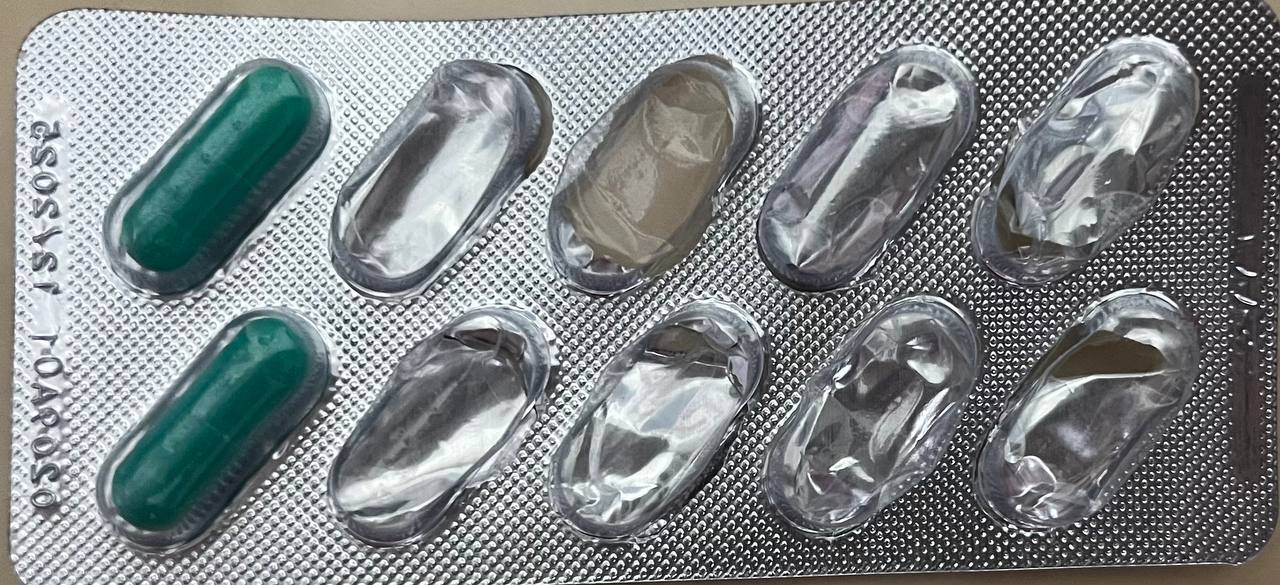
#> input picture TashkhisGhors/Ghors (4).jpg, 1280 x 585 px
$ python TashkhisGhors01.py
#> lines starting #> are read from the running program, lines starting #| are printed output that depends on the picture; after the words box and inside, x2 and y2 are one past the last pixel; in counts of white or black regions, pixels touching at a corner belong together
import cv2
import numpy as np

MIN_AREA = 2500
MAX_AREA = 9000
ASPECT_RATIO_MIN = 1.2
ASPECT_RATIO_MAX = 2.5
INTENSITY_THRESHOLD = 160

image = cv2.imread("Ghors (4).jpg")
#> image is the input picture: shape (585, 1280, 3); mean B, G, R 135.6, 133.8, 128
if image is None:
    print("Error: Image not found!")
    exit()

orig = image.copy()

gray = cv2.cvtColor(image, cv2.COLOR_BGR2GRAY)
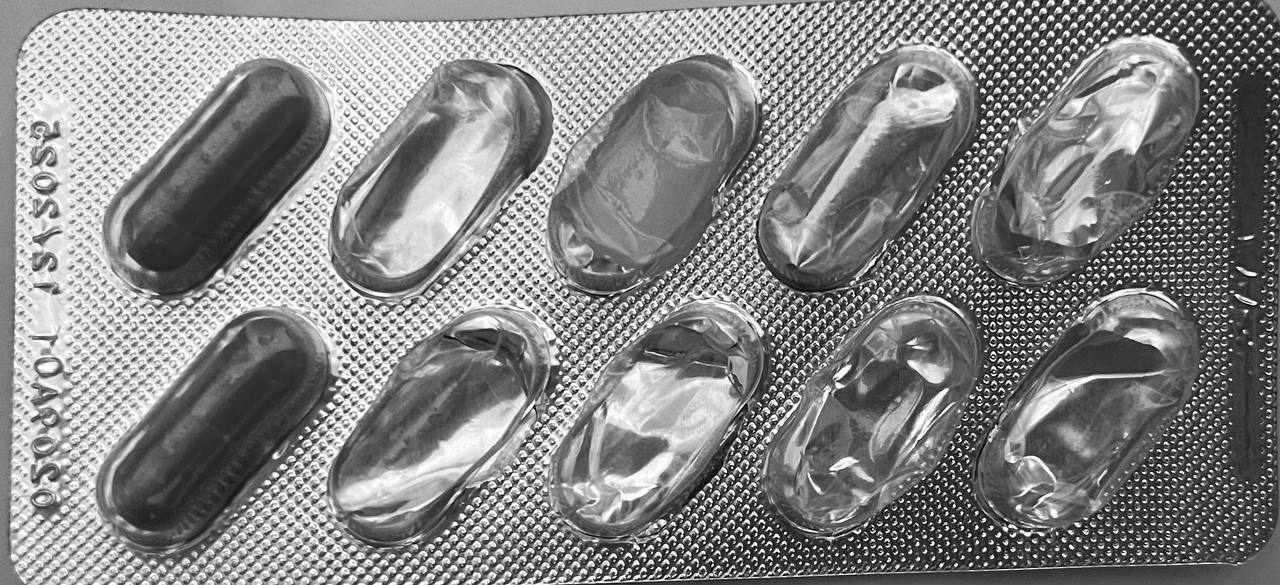
#> gray: shape (585, 1280); min 0, max 255, mean 132.3
blur = cv2.GaussianBlur(gray, (5, 5), 0)

thresh = cv2.adaptiveThreshold(
    blur, 255,
    cv2.ADAPTIVE_THRESH_GAUSSIAN_C,
    cv2.THRESH_BINARY_INV,
    11, 2
)
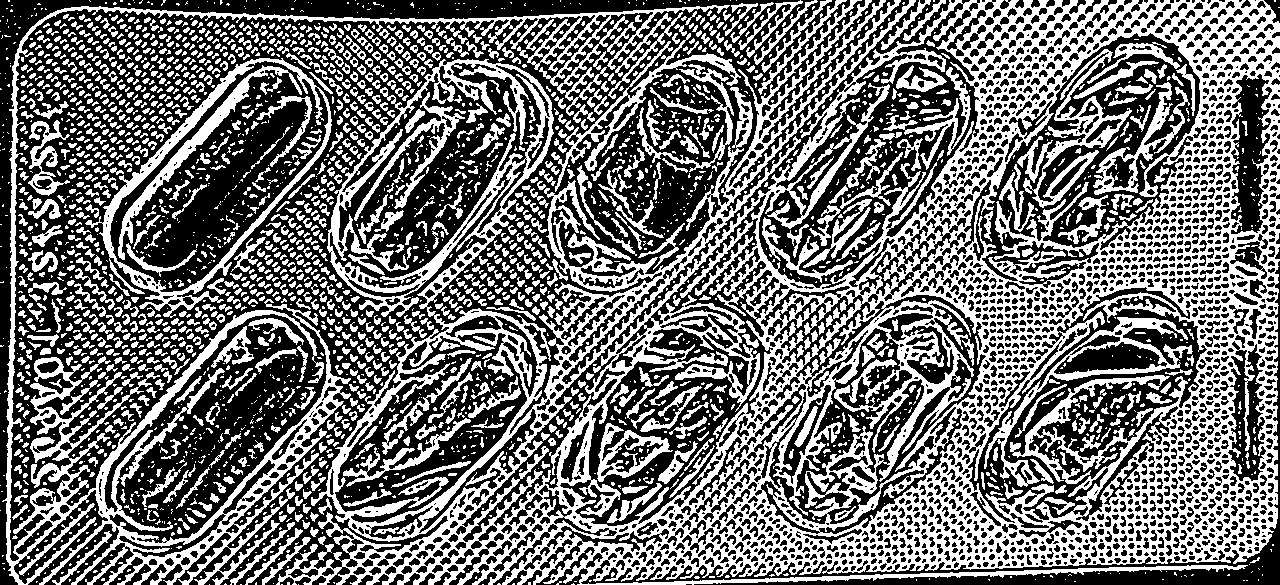
#> thresh: shape (585, 1280); 43.7% white; 3058 white regions (1841 under 20 px)

contours, _ = cv2.findContours(
    thresh,
    cv2.RETR_EXTERNAL,
    cv2.CHAIN_APPROX_SIMPLE
)
#> contours = 2068 contours, 1431 with area under 20; largest, box (x1, y1, x2, y2) and area: (276, 0, 1280, 585) 423882, (85, 58, 332, 318) 31498, (2, 5, 730, 585) 25969, (551, 33, 741, 192) 2334, (28, 120, 70, 196) 1080

count = 0

for cnt in contours:
    area = cv2.contourArea(cnt)
    if area < MIN_AREA or area > MAX_AREA:
        continue

    x, y, w, h = cv2.boundingRect(cnt)
    if min(w, h) == 0:
        continue

    aspect_ratio = max(w, h) / min(w, h)

    if ASPECT_RATIO_MIN < aspect_ratio < ASPECT_RATIO_MAX:
        mask = np.zeros(gray.shape, dtype="uint8")
        cv2.drawContours(mask, [cnt], -1, 255, -1)

        mean_intensity = cv2.mean(gray, mask=mask)[0]

        if mean_intensity < INTENSITY_THRESHOLD:
            count += 1
            cv2.rectangle(orig, (x, y), (x+w, y+h), (0, 255, 0), 2)
#> this loop made 2068 passes
#> (cnt, area) on passes 1 to 3: ([[482, 584], [483, 584]], 0), ([[298, 584]], 0), ([[281, 584], [282, 584]], 0)
#> after the loop, count = 0

cv2.putText(orig, f"Pill Count: {count}",
            (20, 40),
            cv2.FONT_HERSHEY_SIMPLEX, 1, (0, 0, 255), 2)
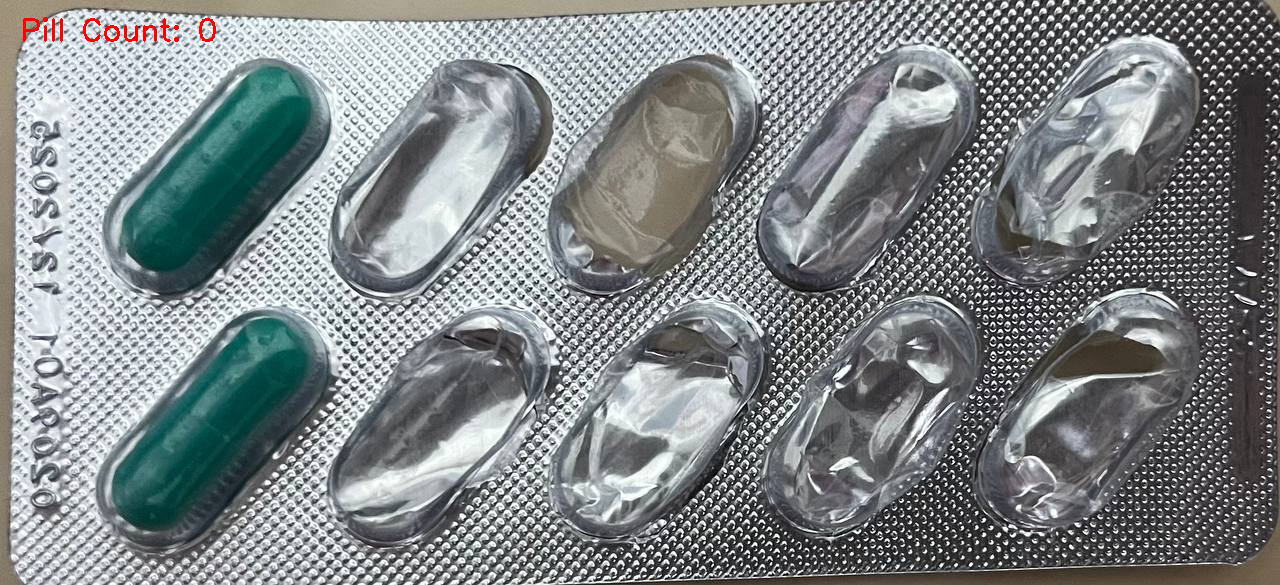
#> orig: shape (585, 1280, 3); 0.16% of pixels changed, all inside (x1, y1, x2, y2) = (23, 17, 216, 42)

cv2.imshow("Pill Counter", orig)
cv2.waitKey(0)
cv2.destroyAllWindows()

$ run again, with TashkhisGhors/Ghors (1).jpg copied over TashkhisGhors/Ghors (4).jpg
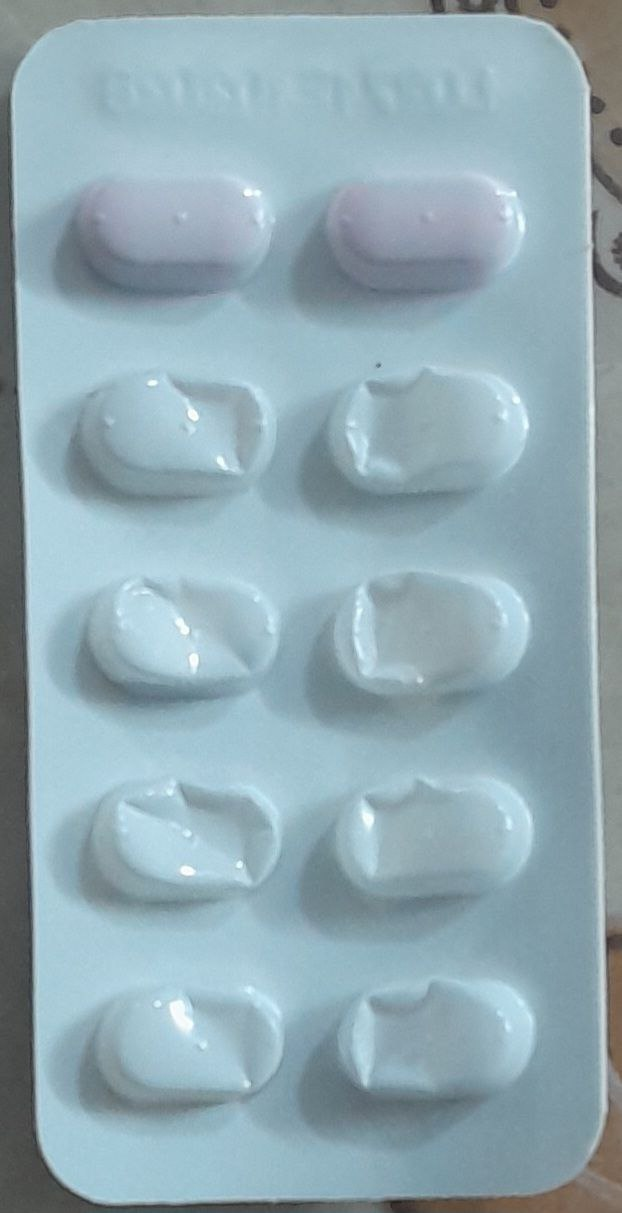
#> input picture TashkhisGhors/Ghors (1).jpg, 622 x 1213 px
#> image is the input picture: shape (1213, 622, 3); mean B, G, R 179.2, 169.8, 145
#> `thresh = cv2.adaptiveThreshold( blur, 255, cv2.ADAPTIVE_THRESH_GAUSSIA..`:
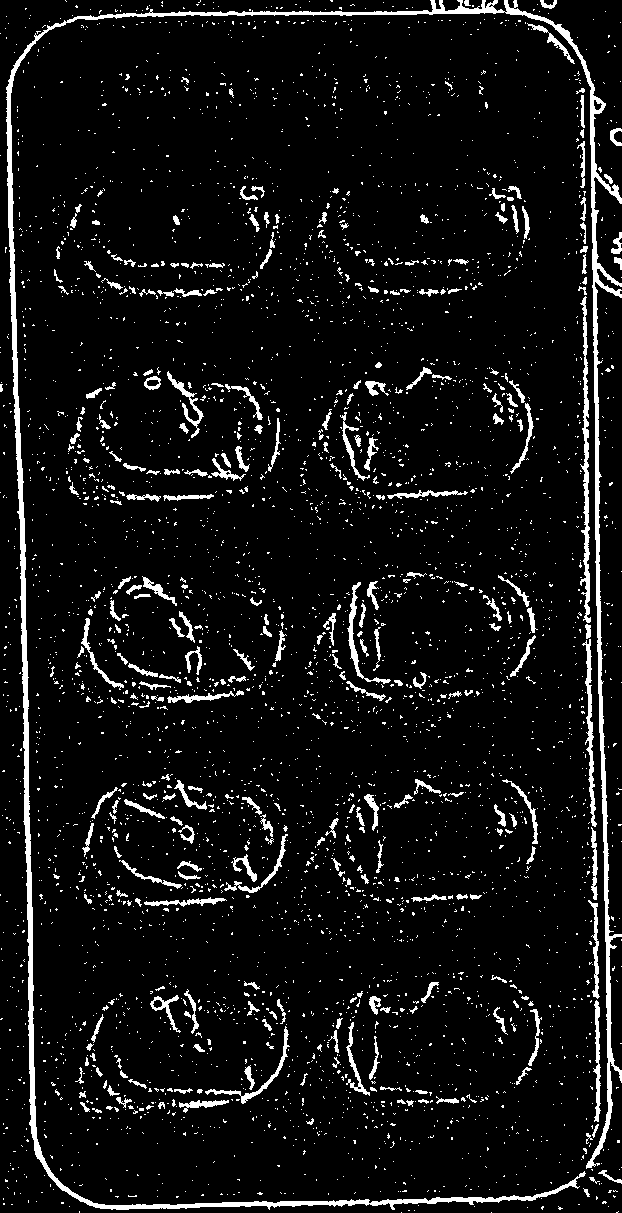
#> thresh: shape (1213, 622); 7.1% white; 4131 white regions (3817 under 20 px)
#> contours = 4131 contours, 3935 with area under 20; largest, box (x1, y1, x2, y2) and area: (6, 0, 622, 1210) 12696, (580, 296, 591, 623) 1010, (582, 639, 597, 827) 586, (347, 582, 391, 684) 398, (205, 1026, 290, 1104) 368
#> the loop `for cnt in contours:` made 4131 passes
#> (cnt, area) on passes 1 to 3: ([[491, 1212]], 0), ([[401, 1212]], 0), ([[618, 1211], [617, 1212], [616, 1212], [617, 1212]], 0)
#> after the loop `for cnt in contours:`: count = 0
#> `cv2.putText(orig, f"Pill Count: {count}", (20, 40), cv2.FONT_HERSHEY_S..`:
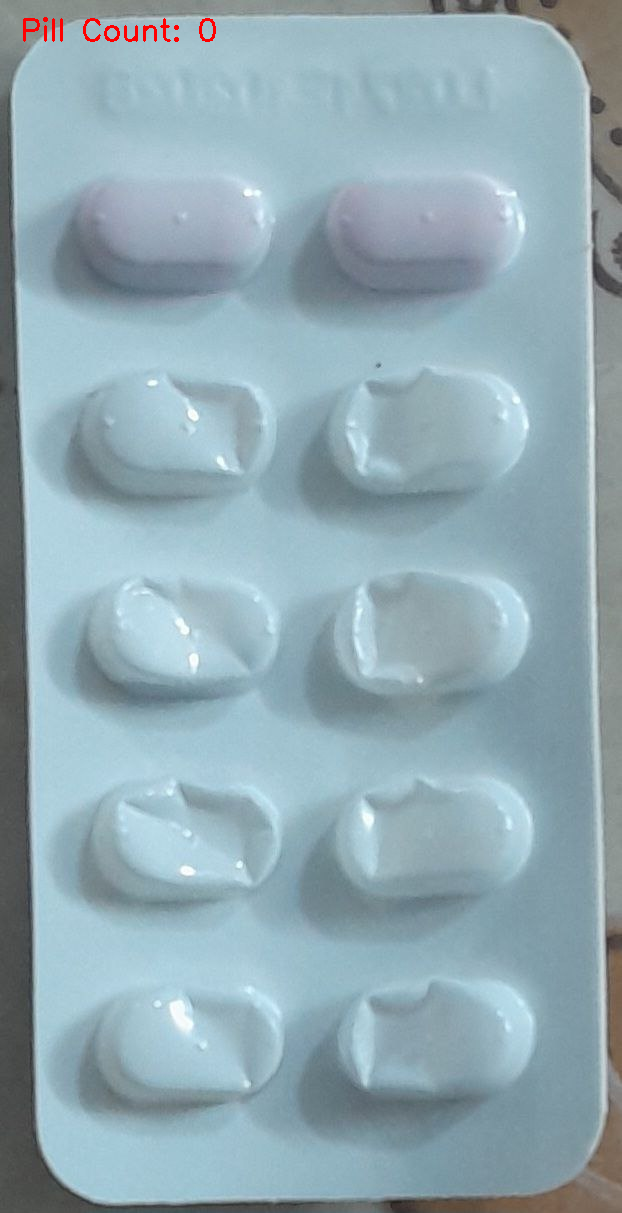
#> orig: shape (1213, 622, 3); 0.16% of pixels changed, all inside (x1, y1, x2, y2) = (23, 17, 216, 42)

$ run again, with TashkhisGhors/Ghors (10).jpg copied over TashkhisGhors/Ghors (4).jpg
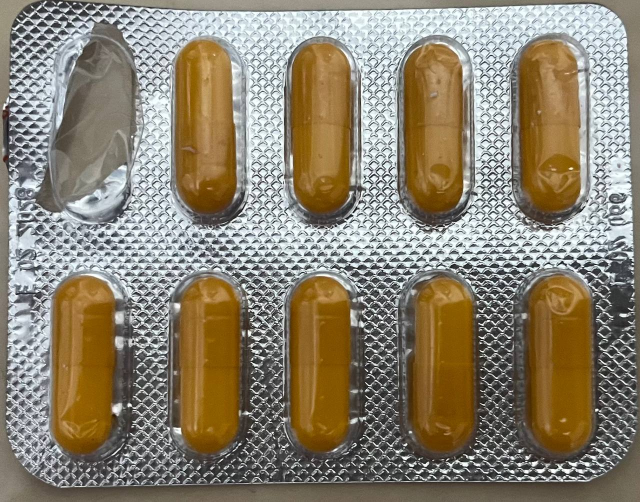
#> input picture TashkhisGhors/Ghors (10).jpg, 1280 x 1003 px (shown at 1/2 size)
#> image is the input picture: shape (1003, 1280, 3); mean B, G, R 112.5, 131, 140.4
#> `thresh = cv2.adaptiveThreshold( blur, 255, cv2.ADAPTIVE_THRESH_GAUSSIA..`:
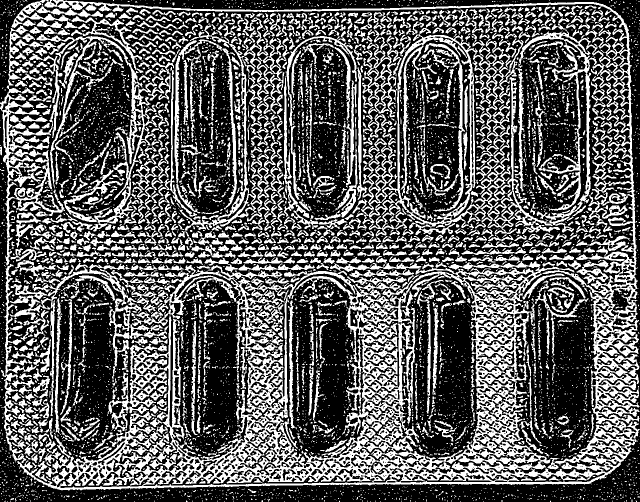
#> thresh: shape (1003, 1280) (shown at 1/2 size); 36% white; 6929 white regions (5592 under 20 px)
#> contours = 5307 contours, 4433 with area under 20; largest, box (x1, y1, x2, y2) and area: (35, 0, 1280, 981) 461757, (358, 51, 579, 461) 14178, (73, 68, 333, 464) 10928, (0, 51, 130, 476) 10620, (724, 71, 803, 235) 5482
#> the loop `for cnt in contours:` made 5307 passes
#> (area, x, y, w, h, aspect_ratio, mean_intensity, count) on passes 1946, 1983: (4240, 200, 538, 126, 226, 1.79, 100.4, 1), (4488, 19, 526, 231, 306, 1.32, 124.3, 2)
#> after the loop `for cnt in contours:`: count = 3
#> `cv2.putText(orig, f"Pill Count: {count}", (20, 40), cv2.FONT_HERSHEY_S..`:
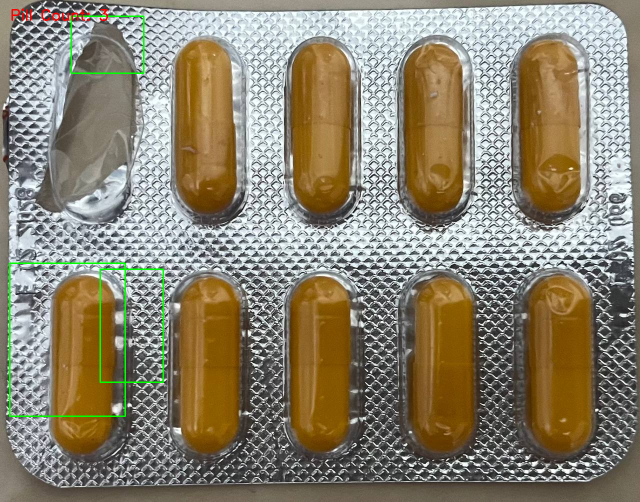
#> orig: shape (1003, 1280, 3) (shown at 1/2 size); mean B, G, R 111.7, 131.5, 139.8

$ run again, with TashkhisGhors/Ghors (11).jpg copied over TashkhisGhors/Ghors (4).jpg
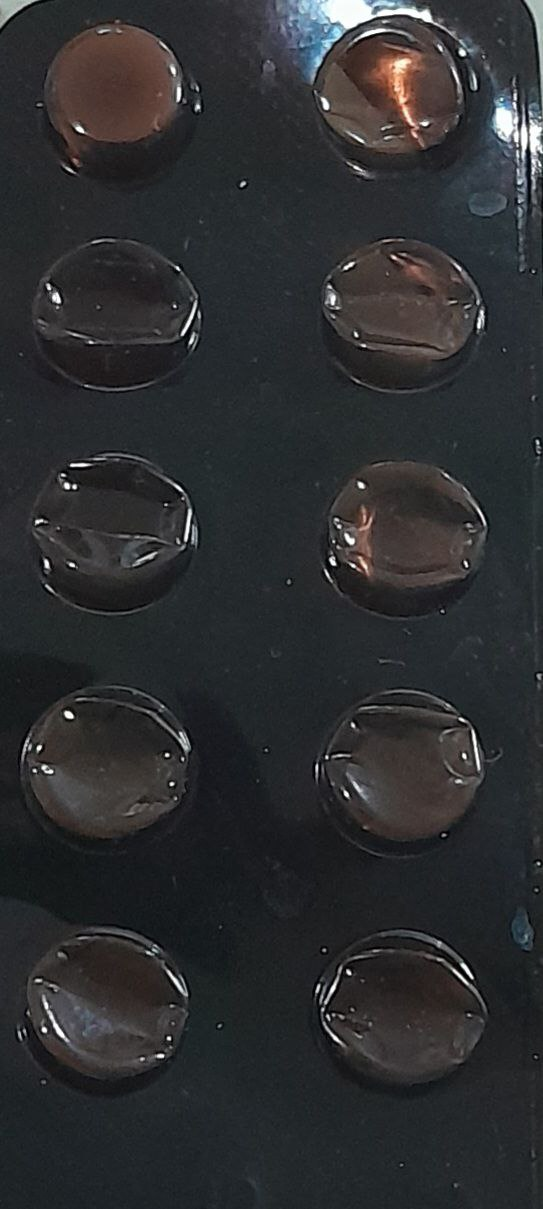
#> input picture TashkhisGhors/Ghors (11).jpg, 543 x 1209 px
#> image is the input picture: shape (1209, 543, 3); mean B, G, R 48.3, 46.3, 45.3
#> `thresh = cv2.adaptiveThreshold( blur, 255, cv2.ADAPTIVE_THRESH_GAUSSIA..`:
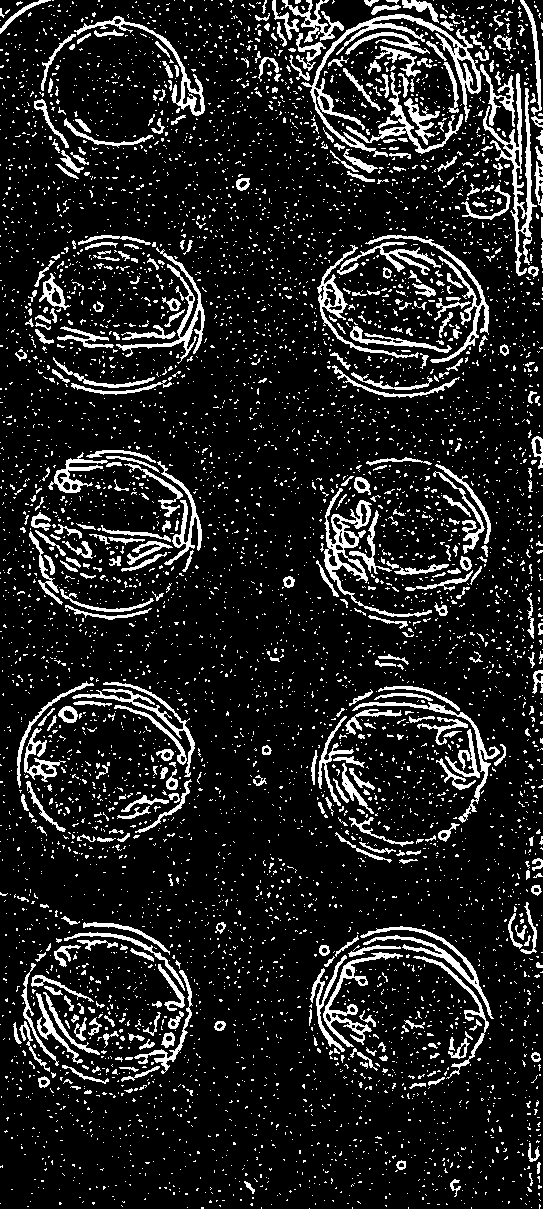
#> thresh: shape (1209, 543); 13.1% white; 6180 white regions (5731 under 20 px)
#> contours = 6180 contours, 5881 with area under 20; largest, box (x1, y1, x2, y2) and area: (301, 14, 481, 157) 2618, (324, 488, 432, 617) 1956, (483, 73, 537, 276) 1804, (74, 16, 205, 116) 1109, (323, 952, 403, 1047) 1064
#> the loop `for cnt in contours:` made 6180 passes
#> (cnt, area) on passes 1 to 3: ([[309, 1208]], 0), ([[531, 1207]], 0), ([[471, 1207], [471, 1208]], 0)
#> after the loop `for cnt in contours:`: count = 1
#> `cv2.putText(orig, f"Pill Count: {count}", (20, 40), cv2.FONT_HERSHEY_S..`:
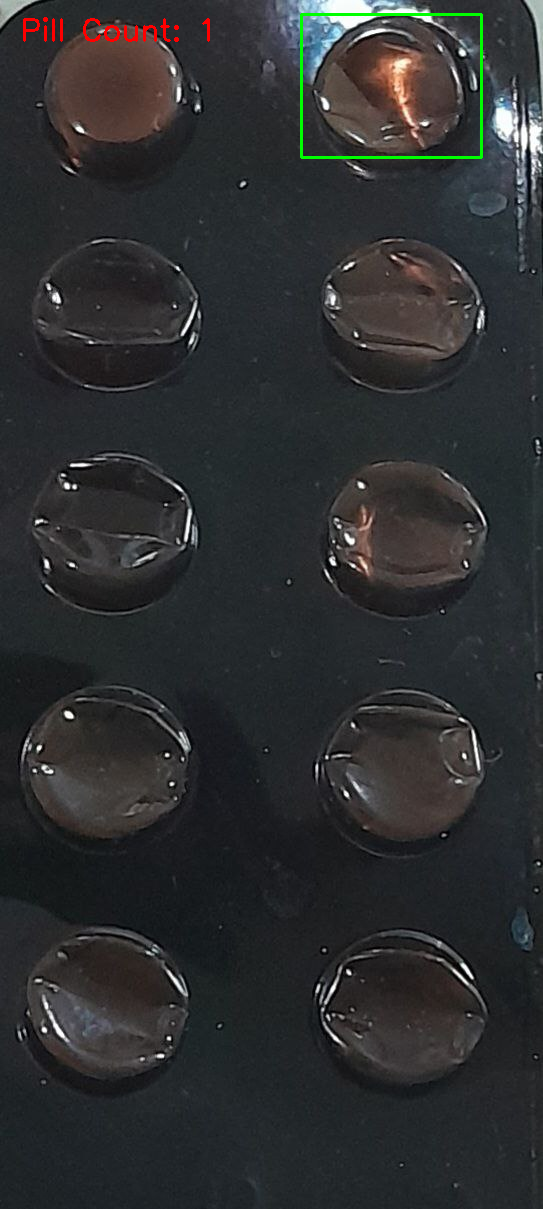
#> orig: shape (1209, 543, 3); mean B, G, R 48, 46.8, 45.4
